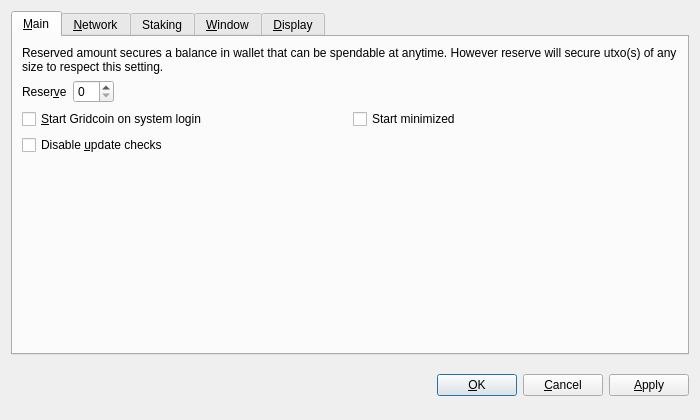
<?xml version="1.0" encoding="UTF-8"?>
<ui version="4.0">
 <class>OptionsDialog</class>
 <widget class="QDialog" name="OptionsDialog">
  <property name="geometry">
   <rect>
    <x>0</x>
    <y>0</y>
    <width>700</width>
    <height>420</height>
   </rect>
  </property>
  <property name="windowTitle">
   <string>Options</string>
  </property>
  <property name="modal">
   <bool>true</bool>
  </property>
  <layout class="QVBoxLayout" name="verticalLayout">
   <item>
    <widget class="QTabWidget" name="tabWidget">
     <property name="tabPosition">
      <enum>QTabWidget::North</enum>
     </property>
     <property name="currentIndex">
      <number>0</number>
     </property>
     <widget class="QWidget" name="tabMain">
      <attribute name="title">
       <string>&amp;Main</string>
      </attribute>
      <layout class="QVBoxLayout" name="verticalLayout_Main">
       <item>
        <widget class="QLabel" name="reserveBalanceInfoLabel">
         <property name="text">
          <string>Reserved amount secures a balance in wallet that can be spendable at anytime. However reserve will secure utxo(s) of any size to respect this setting.</string>
         </property>
         <property name="textFormat">
          <enum>Qt::PlainText</enum>
         </property>
         <property name="wordWrap">
          <bool>true</bool>
         </property>
        </widget>
       </item>
       <item>
        <layout class="QHBoxLayout" name="horizontalLayoutReserveBalance">
         <item>
          <widget class="QLabel" name="reserveBalanceLabel">
           <property name="text">
            <string>Reser&amp;ve</string>
           </property>
           <property name="textFormat">
            <enum>Qt::PlainText</enum>
           </property>
           <property name="buddy">
            <cstring>reserveBalance</cstring>
           </property>
          </widget>
         </item>
         <item>
          <widget class="BitcoinAmountField" name="reserveBalance"/>
         </item>
         <item>
          <spacer name="horizontalSpacerReserveBalance">
           <property name="orientation">
            <enum>Qt::Horizontal</enum>
           </property>
           <property name="sizeHint" stdset="0">
            <size>
             <width>40</width>
             <height>20</height>
            </size>
           </property>
          </spacer>
         </item>
        </layout>
       </item>
       <item>
        <layout class="QHBoxLayout" name="horizontalLayoutGridcoinStartup">
         <item>
          <widget class="QCheckBox" name="gridcoinAtStartup">
           <property name="toolTip">
            <string>Automatically start Gridcoin after logging in to the system.</string>
           </property>
           <property name="text">
            <string>&amp;Start Gridcoin on system login</string>
           </property>
          </widget>
         </item>
         <item>
          <widget class="QCheckBox" name="gridcoinAtStartupMinimised">
           <property name="text">
            <string>Start minimized</string>
           </property>
          </widget>
         </item>
        </layout>
       </item>
       <item>
        <widget class="QCheckBox" name="disableUpdateCheck">
         <property name="enabled">
          <bool>true</bool>
         </property>
         <property name="toolTip">
          <string>Allow regular checks for updates</string>
         </property>
         <property name="text">
          <string>Disable &amp;update checks</string>
         </property>
        </widget>
       </item>
       <item>
        <spacer name="verticalSpacer_Main">
         <property name="orientation">
          <enum>Qt::Vertical</enum>
         </property>
         <property name="sizeHint" stdset="0">
          <size>
           <width>20</width>
           <height>40</height>
          </size>
         </property>
        </spacer>
       </item>
      </layout>
     </widget>
     <widget class="QWidget" name="tabNetwork">
      <attribute name="title">
       <string>&amp;Network</string>
      </attribute>
      <layout class="QVBoxLayout" name="verticalLayout_Network">
       <item>
        <widget class="QCheckBox" name="mapPortUpnp">
         <property name="toolTip">
          <string>Automatically open the Gridcoin client port on the router. This only works when your router supports UPnP and it is enabled.</string>
         </property>
         <property name="text">
          <string>Map port using &amp;UPnP</string>
         </property>
        </widget>
       </item>
       <item>
        <widget class="QCheckBox" name="connectSocks">
         <property name="toolTip">
          <string>Connect to the Gridcoin network through a SOCKS proxy (e.g. when connecting through Tor).</string>
         </property>
         <property name="text">
          <string>&amp;Connect through SOCKS proxy:</string>
         </property>
        </widget>
       </item>
       <item>
        <layout class="QHBoxLayout" name="horizontalLayout_Network">
         <item>
          <widget class="QLabel" name="proxyIpLabel">
           <property name="text">
            <string>Pro&amp;xy IP:</string>
           </property>
           <property name="textFormat">
            <enum>Qt::PlainText</enum>
           </property>
           <property name="buddy">
            <cstring>proxyIp</cstring>
           </property>
          </widget>
         </item>
         <item>
          <widget class="QValidatedLineEdit" name="proxyIp">
           <property name="maximumSize">
            <size>
             <width>140</width>
             <height>16777215</height>
            </size>
           </property>
           <property name="toolTip">
            <string>IP address of the proxy (e.g. 127.0.0.1)</string>
           </property>
          </widget>
         </item>
         <item>
          <widget class="QLabel" name="proxyPortLabel">
           <property name="text">
            <string>&amp;Port:</string>
           </property>
           <property name="textFormat">
            <enum>Qt::PlainText</enum>
           </property>
           <property name="buddy">
            <cstring>proxyPort</cstring>
           </property>
          </widget>
         </item>
         <item>
          <widget class="QLineEdit" name="proxyPort">
           <property name="maximumSize">
            <size>
             <width>55</width>
             <height>16777215</height>
            </size>
           </property>
           <property name="toolTip">
            <string>Port of the proxy (e.g. 9050)</string>
           </property>
          </widget>
         </item>
         <item>
          <widget class="QLabel" name="socksVersionLabel">
           <property name="text">
            <string>SOCKS &amp;Version:</string>
           </property>
           <property name="textFormat">
            <enum>Qt::PlainText</enum>
           </property>
           <property name="buddy">
            <cstring>socksVersion</cstring>
           </property>
          </widget>
         </item>
         <item>
          <widget class="QValueComboBox" name="socksVersion">
           <property name="toolTip">
            <string>SOCKS version of the proxy (e.g. 5)</string>
           </property>
          </widget>
         </item>
         <item>
          <spacer name="horizontalSpacer_Network">
           <property name="orientation">
            <enum>Qt::Horizontal</enum>
           </property>
           <property name="sizeHint" stdset="0">
            <size>
             <width>40</width>
             <height>20</height>
            </size>
           </property>
          </spacer>
         </item>
        </layout>
       </item>
       <item>
        <spacer name="verticalSpacer_Network">
         <property name="orientation">
          <enum>Qt::Vertical</enum>
         </property>
         <property name="sizeHint" stdset="0">
          <size>
           <width>20</width>
           <height>40</height>
          </size>
         </property>
        </spacer>
       </item>
      </layout>
     </widget>
     <widget class="QWidget" name="tabStaking">
      <attribute name="title">
       <string>Staking</string>
      </attribute>
      <widget class="QWidget" name="layoutWidget">
       <property name="geometry">
        <rect>
         <x>10</x>
         <y>10</y>
         <width>651</width>
         <height>135</height>
        </rect>
       </property>
       <layout class="QVBoxLayout" name="verticalLayout_StakeSplit">
        <item>
         <widget class="QCheckBox" name="enableStaking">
          <property name="toolTip">
           <string>This enables or disables staking (the default is enabled). Note that a change to this setting will permanently override the config file with an entry in the settings file.</string>
          </property>
          <property name="text">
           <string>Enable Staking</string>
          </property>
         </widget>
        </item>
        <item>
         <widget class="QCheckBox" name="enableStakeSplit">
          <property name="toolTip">
           <string>This enables or disables splitting of stake outputs to optimize staking (default disabled). Note that a change to this setting will permanently override the config file with an entry in the settings file.</string>
          </property>
          <property name="text">
           <string>Enable Stake Splitting</string>
          </property>
         </widget>
        </item>
        <item>
         <layout class="QHBoxLayout" name="horizontalLayout_StakeSplit">
          <item>
           <widget class="QLabel" name="stakingEfficiencyLabel">
            <property name="text">
             <string>Target Efficiency</string>
            </property>
           </widget>
          </item>
          <item>
           <widget class="QValidatedLineEdit" name="stakingEfficiency">
            <property name="toolTip">
             <string>Valid values are between 75 and 98 percent. Note that a change to this setting will permanently override the config file with an entry in the settings file.</string>
            </property>
           </widget>
          </item>
          <item>
           <widget class="QLabel" name="minPostSplitOutputValueLabel">
            <property name="text">
             <string>Min Post Split UTXO</string>
            </property>
           </widget>
          </item>
          <item>
           <widget class="QValidatedLineEdit" name="minPostSplitOutputValue">
            <property name="toolTip">
             <string>Valid values are 800 or greater. Note that a change to this setting will permanently override the config file with an entry in the settings file.</string>
            </property>
           </widget>
          </item>
          <item>
           <spacer name="verticalSpacer_StakeSplit">
            <property name="orientation">
             <enum>Qt::Vertical</enum>
            </property>
            <property name="sizeHint" stdset="0">
             <size>
              <width>20</width>
              <height>40</height>
             </size>
            </property>
           </spacer>
          </item>
         </layout>
        </item>
       </layout>
      </widget>
     </widget>
     <widget class="QWidget" name="tabWindow">
      <attribute name="title">
       <string>&amp;Window</string>
      </attribute>
      <layout class="QVBoxLayout" name="verticalLayout_Window">
       <item>
        <widget class="QCheckBox" name="minimizeToTray">
         <property name="toolTip">
          <string>Show only a tray icon after minimizing the window.</string>
         </property>
         <property name="text">
          <string>&amp;Minimize to the tray instead of the taskbar</string>
         </property>
        </widget>
       </item>
       <item>
        <widget class="QCheckBox" name="minimizeOnClose">
         <property name="toolTip">
          <string>Minimize instead of exit the application when the window is closed. When this option is enabled, the application will be closed only after selecting Quit in the menu.</string>
         </property>
         <property name="text">
          <string>M&amp;inimize on close</string>
         </property>
        </widget>
       </item>
       <item>
        <widget class="QCheckBox" name="confirmOnClose">
         <property name="text">
          <string>&amp;Confirm on close</string>
         </property>
        </widget>
       </item>
       <item>
        <widget class="QCheckBox" name="disableTransactionNotifications">
         <property name="text">
          <string>Disable Transaction Notifications</string>
         </property>
        </widget>
       </item>
       <item>
        <widget class="QCheckBox" name="disablePollNotifications">
         <property name="text">
          <string>Disable Poll Notifications</string>
         </property>
        </widget>
       </item>
       <item>
        <spacer name="verticalSpacer_Window">
         <property name="orientation">
          <enum>Qt::Vertical</enum>
         </property>
         <property name="sizeHint" stdset="0">
          <size>
           <width>20</width>
           <height>40</height>
          </size>
         </property>
        </spacer>
       </item>
      </layout>
     </widget>
     <widget class="QWidget" name="tabDisplay">
      <attribute name="title">
       <string>&amp;Display</string>
      </attribute>
      <layout class="QVBoxLayout" name="verticalLayout_Display">
       <item>
        <layout class="QHBoxLayout" name="horizontalLayout_1_Display">
         <item>
          <widget class="QLabel" name="langLabel">
           <property name="text">
            <string>User Interface &amp;language:</string>
           </property>
           <property name="textFormat">
            <enum>Qt::PlainText</enum>
           </property>
           <property name="buddy">
            <cstring>lang</cstring>
           </property>
          </widget>
         </item>
         <item>
          <widget class="QValueComboBox" name="lang">
           <property name="toolTip">
            <string>The user interface language can be set here. This setting will take effect after restarting Gridcoin.</string>
           </property>
          </widget>
         </item>
        </layout>
       </item>
       <item>
        <layout class="QHBoxLayout" name="horizontalLayout_2_Display">
         <item>
          <widget class="QLabel" name="unitLabel">
           <property name="text">
            <string>&amp;Unit to show amounts in:</string>
           </property>
           <property name="textFormat">
            <enum>Qt::PlainText</enum>
           </property>
           <property name="buddy">
            <cstring>unit</cstring>
           </property>
          </widget>
         </item>
         <item>
          <widget class="QValueComboBox" name="unit">
           <property name="toolTip">
            <string>Choose the default subdivision unit to show in the interface and when sending coins.</string>
           </property>
          </widget>
         </item>
        </layout>
       </item>
       <item>
        <layout class="QHBoxLayout" name="horizontalLayout_3_Display">
         <item>
          <widget class="QLabel" name="styleLabel">
           <property name="text">
            <string>Style:</string>
           </property>
          </widget>
         </item>
         <item>
          <widget class="QComboBox" name="styleComboBox">
           <property name="toolTip">
            <string>Choose a stylesheet to change the look of the wallet.</string>
           </property>
          </widget>
         </item>
        </layout>
       </item>
       <item>
        <widget class="QCheckBox" name="displayAddresses">
         <property name="toolTip">
          <string>Whether to show Gridcoin addresses in the transaction list or not.</string>
         </property>
         <property name="text">
          <string>&amp;Display addresses in transaction list</string>
         </property>
        </widget>
       </item>
       <item>
        <layout class="QHBoxLayout" name="horizontalLayout_4_Display">
         <item>
          <widget class="QCheckBox" name="limitTxnDisplayCheckBox">
           <property name="text">
            <string>Only display transactions on or after </string>
           </property>
          </widget>
         </item>
         <item>
          <widget class="QDateEdit" name="limitTxnDisplayDateEdit">
           <property name="toolTip">
            <string>Setting this will cause the transaction table to only display transactions created on or after this date.</string>
           </property>
          </widget>
         </item>
        </layout>
       </item>
       <item>
        <spacer name="verticalSpacer_Display">
         <property name="orientation">
          <enum>Qt::Vertical</enum>
         </property>
         <property name="sizeType">
          <enum>QSizePolicy::Expanding</enum>
         </property>
         <property name="sizeHint" stdset="0">
          <size>
           <width>20</width>
           <height>40</height>
          </size>
         </property>
        </spacer>
       </item>
      </layout>
     </widget>
    </widget>
   </item>
   <item>
    <layout class="QHBoxLayout" name="horizontalLayout_Buttons">
     <item>
      <spacer name="horizontalSpacer_1">
       <property name="orientation">
        <enum>Qt::Horizontal</enum>
       </property>
       <property name="sizeHint" stdset="0">
        <size>
         <width>40</width>
         <height>48</height>
        </size>
       </property>
      </spacer>
     </item>
     <item>
      <widget class="QLabel" name="statusLabel">
       <property name="text">
        <string/>
       </property>
       <property name="textFormat">
        <enum>Qt::PlainText</enum>
       </property>
       <property name="wordWrap">
        <bool>true</bool>
       </property>
      </widget>
     </item>
     <item>
      <spacer name="horizontalSpacer_2">
       <property name="orientation">
        <enum>Qt::Horizontal</enum>
       </property>
       <property name="sizeHint" stdset="0">
        <size>
         <width>40</width>
         <height>48</height>
        </size>
       </property>
      </spacer>
     </item>
     <item>
      <widget class="QPushButton" name="okButton">
       <property name="text">
        <string>&amp;OK</string>
       </property>
      </widget>
     </item>
     <item>
      <widget class="QPushButton" name="cancelButton">
       <property name="text">
        <string>&amp;Cancel</string>
       </property>
       <property name="autoDefault">
        <bool>false</bool>
       </property>
      </widget>
     </item>
     <item>
      <widget class="QPushButton" name="applyButton">
       <property name="text">
        <string>&amp;Apply</string>
       </property>
       <property name="autoDefault">
        <bool>false</bool>
       </property>
      </widget>
     </item>
    </layout>
   </item>
  </layout>
 </widget>
 <customwidgets>
  <customwidget>
   <class>BitcoinAmountField</class>
   <extends>QSpinBox</extends>
   <header>bitcoinamountfield.h</header>
   <container>1</container>
  </customwidget>
  <customwidget>
   <class>QValidatedLineEdit</class>
   <extends>QLineEdit</extends>
   <header>qvalidatedlineedit.h</header>
  </customwidget>
  <customwidget>
   <class>QValueComboBox</class>
   <extends>QComboBox</extends>
   <header>qvaluecombobox.h</header>
  </customwidget>
 </customwidgets>
 <resources/>
 <connections/>
</ui>
